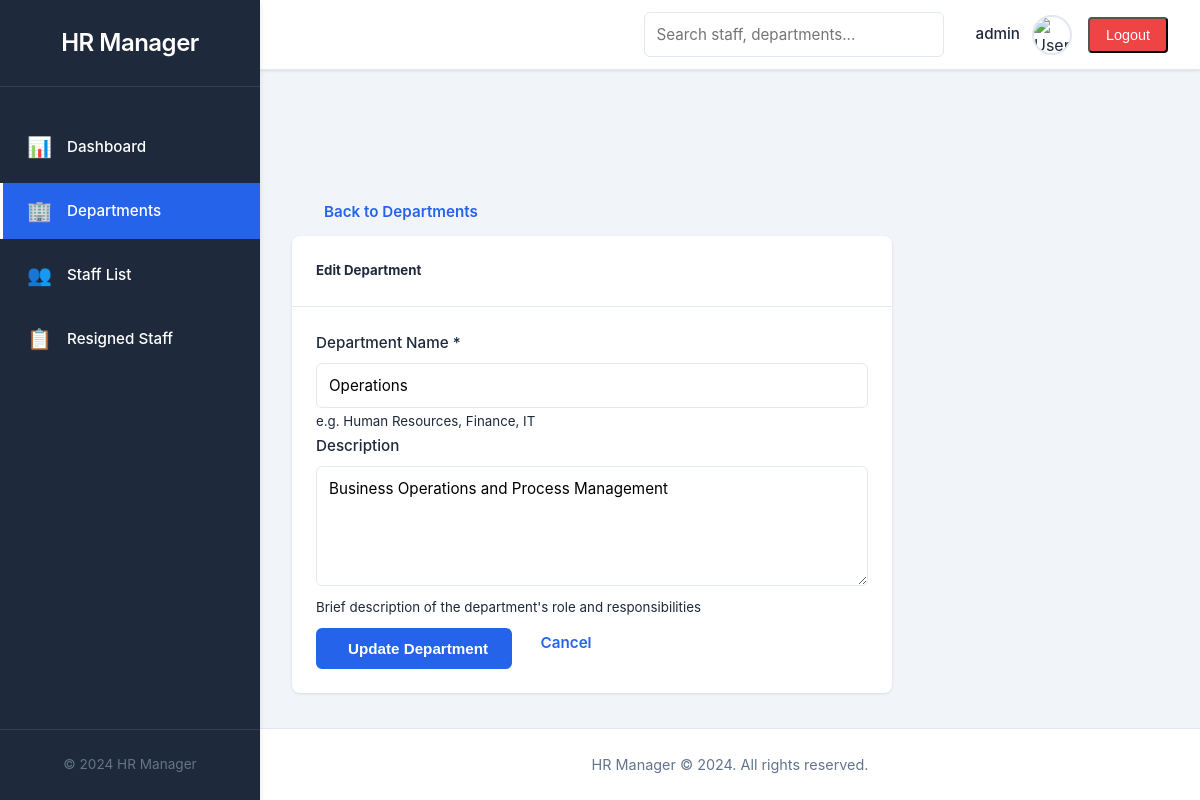
The app's page /departments/edit/4 (signed in) with its own data.
### tables this page shows
CREATE TABLE IF NOT EXISTS `departments` (
  `id` int(11) NOT NULL AUTO_INCREMENT PRIMARY KEY,
  `name` varchar(100) NOT NULL UNIQUE,
  `description` text,
  `created_at` timestamp NOT NULL DEFAULT CURRENT_TIMESTAMP,
  `updated_at` timestamp NOT NULL DEFAULT CURRENT_TIMESTAMP ON UPDATE CURRENT_TIMESTAMP,
  INDEX `idx_name` (`name`)
);

### controllers/DepartmentController.php (called while the page is built, shortened)
<?php
class DepartmentController
{
    protected $departmentModel;
    public function __construct()
    {
        $this->departmentModel = new Department();
    }
    public function edit($id)
    {
        $department = $this->departmentModel->getById($id);
        require BASE_PATH . '/views/departments/edit.php';
    }
}

### config/database.php (called while the page is built, shortened)
<?php
class Database {
    private static $instance = null;
    private $pdo;
    private function __construct() {
        $dsn = "mysql:host=" . DB_HOST . ";dbname=" . DB_NAME . ";charset=" . DB_CHARSET;
        $options = [
            PDO::ATTR_ERRMODE            => PDO::ERRMODE_EXCEPTION,
            PDO::ATTR_DEFAULT_FETCH_MODE => PDO::FETCH_ASSOC,
            PDO::ATTR_EMULATE_PREPARES   => false,
        ];
        try {
            $this->pdo = new PDO($dsn, DB_USER, DB_PASS, $options);
        } catch (PDOException $e) {
            error_log('DB Connection failed: ' . $e->getMessage());
            die(json_encode(['error' => 'Database connection failed.']));
        }
    }
    public static function getInstance(): Database {
        if (self::$instance === null) {
            self::$instance = new Database();
        }
        return self::$instance;
    }
    public function getConnection(): PDO {
        return $this->pdo;
    }
}

### models/Department.php (called while the page is built, shortened)
<?php
class Department
{
    protected $db;
    public function __construct()
    {
        $this->db = Database::getInstance()->getConnection();
    }
    public function getById($id)
    {
        $stmt = $this->db->prepare("SELECT * FROM departments WHERE id = ?");
        $stmt->execute([$id]);
        return $stmt->fetch(PDO::FETCH_ASSOC);
    }
}

### helpers/functions.php (called while the page is built, shortened)
<?php
function e(string $str): string {
    return htmlspecialchars($str, ENT_QUOTES, 'UTF-8');
}

### views/departments/edit.php (the view, shortened to what this page needs)
<div class="mb-4">
    <a href="<?php echo APP_URL; ?>/departments" class="btn btn-outline-secondary">
        <i class="fas fa-arrow-left me-2"></i>Back to Departments
    </a>
</div>
<div class="card border-0 shadow-sm" style="max-width: 600px;">
    <div class="card-header bg-light border-bottom">
        <h5 class="mb-0">Edit Department</h5>
    </div>
    <div class="card-body p-4">
        <form method="POST" action="<?php echo APP_URL; ?>/departments/<?php echo e($department['id'] ?? ''); ?>">
            <div class="mb-3">
                <label for="name" class="form-label">Department Name *</label>
                <input type="text" class="form-control" id="name" name="name" required value="<?php echo e($department['name'] ?? ''); ?>">
                <small class="text-muted">e.g. Human Resources, Finance, IT</small>
            </div>
            <div class="mb-4">
                <label for="description" class="form-label">Description</label>
                <textarea class="form-control" id="description" name="description" rows="4"><?php echo e($department['description'] ?? ''); ?></textarea>
                <small class="text-muted">Brief description of the department's role and responsibilities</small>
            </div>
            <div class="d-flex gap-2">
                <button type="submit" class="btn btn-primary">
                    <i class="fas fa-save me-2"></i>Update Department
                </button>
                <a href="<?php echo APP_URL; ?>/departments" class="btn btn-outline-secondary">Cancel</a>
            </div>
        </form>
    </div>
</div>
<?php
include __DIR__ . '/../layouts/main.php';
?>

### assets/css/style.css (style rules this page uses)
:root { --primary-blue: #2563EB; --primary-dark: #1e40af; --sidebar-dark: #1e293b; --sidebar-hover: #334155; --white: #ffffff; --light-gray: #f1f5f9; --border-gray: #e2e8f0; --text-dark: #1e293b; --text-gray: #64748b; --success-green: #10b981; --danger-red: #ef4444; --warning-orange: #f59e0b; --info-blue: #3b82f6; --resigned-red: #dc2626; --ended-gray: #6b7280; --shadow: 0 1px 3px rgba(0, 0, 0, 0.1); --shadow-md: 0 4px 6px rgba(0, 0, 0, 0.1); --shadow-lg: 0 10px 15px rgba(0, 0, 0, 0.1); }
* { margin: 0; padding: 0; box-sizing: border-box; }
html { font-size: 16px; scroll-behavior: smooth; }
body { font-family: -apple-system, BlinkMacSystemFont, 'Segoe UI', Roboto, 'Helvetica Neue', Arial, sans-serif; background-color: var(--light-gray); color: var(--text-dark); line-height: 1.6; overflow-x: hidden; }
a { color: var(--primary-blue); text-decoration: none; transition: color 0.3s ease; }
.card { background-color: var(--white); border-radius: 8px; box-shadow: var(--shadow); overflow: hidden; transition: box-shadow 0.3s ease; }
.card-header { padding: 1.5rem; border-bottom: 1px solid var(--border-gray); display: flex; align-items: center; justify-content: space-between; }
.card-body { padding: 1.5rem; }
label { display: block; margin-bottom: 0.5rem; font-weight: 500; color: var(--text-dark); font-size: 0.95rem; }
input[type="text"], input[type="email"], input[type="password"], input[type="number"], input[type="date"], input[type="file"], select, textarea { width: 100%; padding: 0.75rem; border: 1px solid var(--border-gray); border-radius: 6px; font-family: inherit; font-size: 0.95rem; transition: all 0.3s ease; }
textarea { resize: vertical; min-height: 120px; }
.btn { padding: 0.75rem 1.5rem; border: none; border-radius: 6px; font-size: 0.95rem; font-weight: 600; cursor: pointer; transition: all 0.3s ease; display: inline-flex; align-items: center; gap: 0.5rem; text-decoration: none; }
.btn-primary { background-color: var(--primary-blue); color: var(--white); }

### records on screen
departments: name "Operations", description "Business Operations and Process Management"

### other values on screen
current_user()['username'] "admin"
